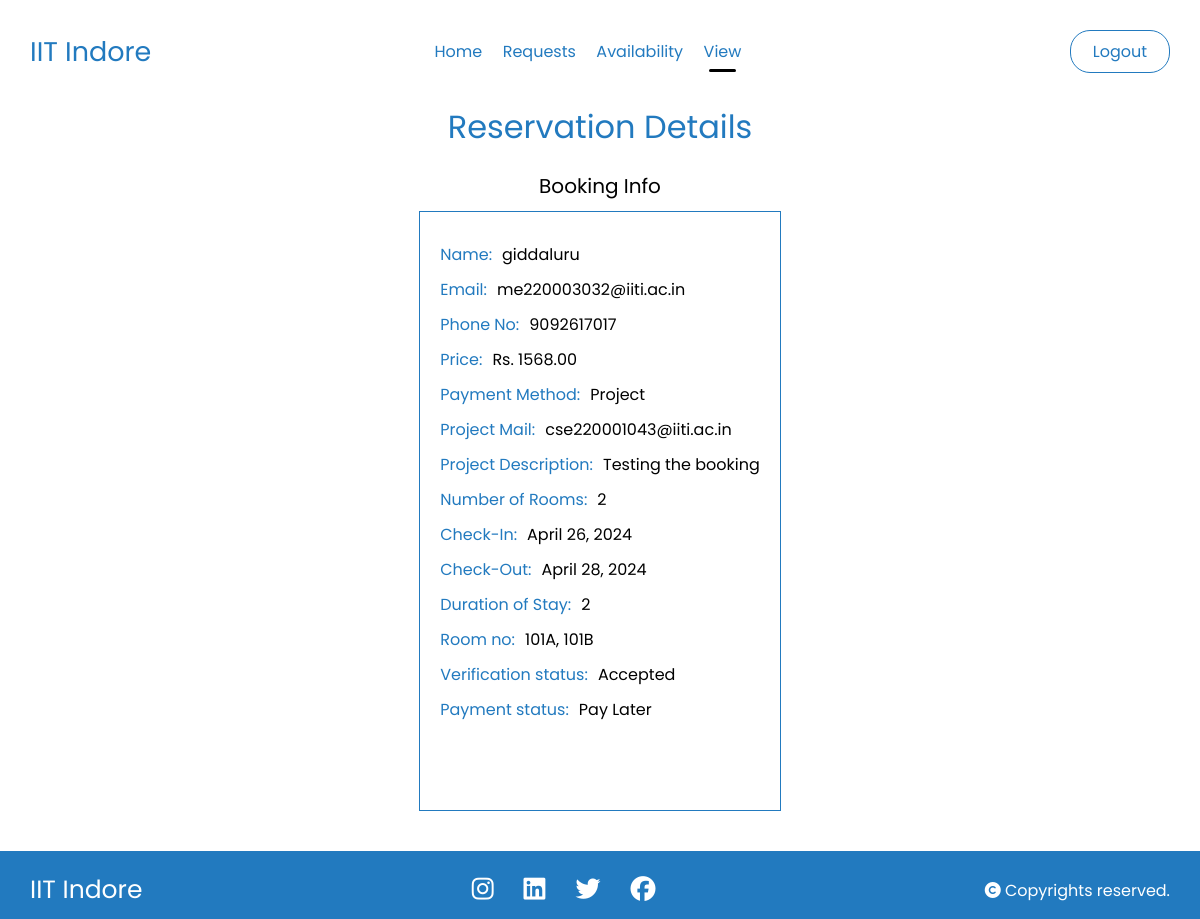
Page /view_reservation/46/ (signed in) on the committed database.
### hostel/models.py (models this page shows, shortened)
class Reservation(models.Model):
    PAYMENT_CHOICES = (
        ('1', 'Pending'),
        ('2', 'Done'),
        ('3', 'Pay Later')
    )
    VERIFIED_CHOICES = (
        ('1', 'Accepted'),
        ('2', 'Rejected'),
        ('3', 'Pending')
    )
    PAYMENT_METHOD = (
        ('1', 'Self'),
        ('2', 'Project')
    )
    id = models.AutoField(primary_key=True)
    user = models.ForeignKey(User, on_delete=models.CASCADE)
    email = models.EmailField()
    payment_method = models.CharField(max_length=1, default='1', choices=PAYMENT_METHOD)
    project_email = models.EmailField(blank=True)
    project_description = models.TextField(blank=True)
    phone_number = models.CharField(max_length=15)
    number_of_rooms = models.PositiveIntegerField()
    check_in_date = models.DateField()
    check_out_date = models.DateField()
    room_numbers = models.CharField(max_length=255, help_text="Enter room numbers separated by commas")
    tariff_per_day = models.DecimalField(max_digits=10, decimal_places=2, default=0.00)
    price = models.DecimalField(max_digits=10, decimal_places=2, default=0.00)
    total_price = models.DecimalField(max_digits=10, decimal_places=2, default=0.00)
    gst = models.DecimalField(max_digits=5, decimal_places=2, default=0.00)
    length_of_stay = models.IntegerField(default = 1)
    payment_status = models.CharField(max_length=1, default='1', choices = PAYMENT_CHOICES)
    verified_status = models.CharField(max_length=1, default='3', choices=VERIFIED_CHOICES)
    def get_room_numbers(self):
        return self.room_numbers.split(',')
    def set_room_numbers(self, room_numbers):
        self.room_numbers = ','.join(room_numbers)
    room_numbers_list = property(get_room_numbers, set_room_numbers)

### hostel/decorators.py (the view)
        def wrapper(request, *args, **kwargs):
            if request.user.is_authenticated and request.user.username in usernames:
                return view_func(request, *args, **kwargs)
            else:
                return HttpResponseRedirect('/login/')  # Redirect to login page if not authenticated or not in the admin list

### hostel/views.py (called while the page is built, shortened)
@login_required
@admin_required(admin_users)
def view_reservation(request, reservation_id):
    reservation = get_object_or_404(Reservation, id=reservation_id)
    return render(request, 'admin/view_reservation.html', {'reservation': reservation})

### templates/admin/view_reservation.html (shortened to what this page needs)
{% load static %}
<!DOCTYPE html>
<html lang="en">
<head>
    <link rel="stylesheet" href="{% static 'navbar.css' %}">
</head>
<body>
    <div class="nav1">
        <div>
          <h3>IIT Indore</h3>
        </div>
        <div class="headings">
          <a href="{% url 'admin_index' %}">Home</a>
          <a href="{% url 'admin_requests' %}">Requests</a>
          <a href="{% url 'availability' %}">Availability</a>
          <a href="" class="active">View</a>
        </div>
          <div class="nav1-login">
              {% if user.is_authenticated %}
              <a href='{% url "logout" %}'>Logout</a>
              {% else %}
              <a href='{% url "login" %}'>Login</a>
              {% endif %}
          </div>
    </div>
    <div class="headings">
    <h1>Reservation Details</h1>
    </div>
    <div class="container">
        <h3>Booking Info</h3>
        <div class="content">
            <p><span>Name:</span>{{ reservation.user.username }}</p>
            <p><span>Email:</span>{{ reservation.email }}</p>
            <p><span>Phone No:</span>{{ reservation.phone_number }}</p>
            <p><span>Price:</span>Rs. {{ reservation.total_price }}</p>
            <p><span>Payment Method:</span>{{ reservation.get_payment_method_display }}</p>
            {% if reservation.payment_method == '2' %}
            <p><span>Project Mail:</span>{{ reservation.project_email }}</p>
            <p><span>Project Description:</span>{{ reservation.project_description }}</p>
            {% endif %}
            <p><span>Number of Rooms:</span>{{ reservation.number_of_rooms }}</p>
            <p><span>Check-In:</span>{{ reservation.check_in_date }}</p>
            <p><span>Check-Out:</span>{{ reservation.check_out_date }}</p>
            <p><span>Duration of Stay:</span>{{ reservation.length_of_stay }}</p>
            <p><span>Room no:</span>{{ reservation.room_numbers_list|join:", " }}</p>
            {% if reservation.verified_status == '1' %}
              <p><span>Verification status:</span>{{ reservation.get_verified_status_display }}</p>
              <p><span>Payment status:</span>{{ reservation.get_payment_status_display }}</p>
            {% endif %}
        </div>
    </div>
<footer>
    <div class="footer">
      <div class="info">
        <h4>IIT Indore</h4>
      </div>
      <div class="social">
        <ul>
          <li><a href="#"><i class="fa-brands fa-instagram"></i></a></li>
          <li><a href="#"><i class="fa-brands fa-linkedin"></i></a></li>
          <li><a href="#"><i class="fa-brands fa-twitter"></i></a></li>
          <li><a href="#"><i class="fa-brands fa-facebook"></i></a></li>
        </ul>
      </div>
      <div class="rights">
        <p><i class="fa-solid fa-copyright"></i> Copyrights reserved.</p>
      </div>
    </div>
</footer>
</body>
</html>

### static/navbar.css (style rules this page uses)
* { margin: 0; padding: 0; box-sizing: border-box; font-family: 'Ubuntu', cursive; font-weight: 400; }
:root { --main-color: #fff; --secondary-color: rgb(34,122,191); --primary-color: #000; }
.nav1 { width: 100%; padding: 30px; position: sticky; top: 0px; display: flex; justify-content: space-between; align-items: center; background: transparent; z-index: 33; }
.nav1 .headings a { text-decoration: none; font-size: 16px; color: var(--secondary-color); margin-right: 3%; position: relative; transition: 0.3s all ease-in-out; }
.nav1 div:nth-child(1) h3 { font-size: 27px; color: var(--secondary-color); }
.nav1 div:nth-child(3) { display: flex; align-items: center; justify-content: flex-end; }
.nav1 .headings { display: flex; align-items: center; justify-content: center; width: 60%; }
.nav1 div:nth-child(3) a { margin-left: 25px; }
.nav1-login a { background: transparent; border: 1.5px solid var(--secondary-color); border-radius: 20px; text-decoration: none; width: 100px; text-align: center; padding: 8px; color: var(--secondary-color); }
.active::after { content: ''; position: absolute; width: 70%; left: 15%; bottom: -8px; height: 3px; background-color: var(--primary-color); border-radius: 10px; }
footer { left: 0; bottom: 0; width: 100%; background-color: var(--secondary-color); color: #fff; text-align: center; }
footer .footer { display: flex; justify-content: space-between; align-items: center; flex-wrap: wrap; padding: 20px 30px 10px; background-color: var(--secondary-color); color: #fff; }
.info h4 { text-align: center; color: #fff; font-size: 25px; }
.social ul { display: flex; align-items: center; }
.social ul li { list-style-type: none; }
.social ul li a { color: #fff; font-size: 25px; margin: 0px 15px; }

### templates/admin/view_reservation.html (style rules this page uses)
* { margin: 0; padding: 0; box-sizing: border-box; font-family: "Poppins", sans-serif; }
body { display: flex; flex-direction: column; min-height: 100vh; }
.container { flex-grow: 1; }
footer { margin-top: auto; }
.headings { text-align: center; color: var(--secondary-color); }
.container { display: flex; justify-content: center; align-items: center; flex-direction: column; margin: auto; padding: 20px; }
.container h3 { margin-bottom: 10px; font-size: 20px; }
.container p { margin-top: 10px; }
.container p span { color: var(--secondary-color); margin-right: 10px; }
.content { border: 1.5px solid var(--secondary-color); max-width: 400px; margin-bottom: 20px; overflow-y: auto; padding: 20px; height: 75vh; }

### rows in the picture
Reservation: user.username "giddaluru", email "me220003032@iiti.ac.in", phone_number "9092617017", total_price "1568.00", payment_method "Project", project_email "cse220001043@iiti.ac.in", project_description "Testing the booking", number_of_rooms "2", check_in_date "April 26, 2024", check_out_date "April 28, 2024", length_of_stay "2", room_numbers_list "101A, 101B", verified_status "Accepted", payment_status "Pay Later"
